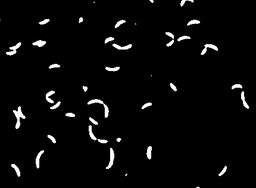
#> input picture scripts/data/few/phase_inverted.tif, 256 x 188 px, shrunk from 430 x 315 before the run, found by its file name
$ python utils2.py   (Python 2 division)   (older library calls are emulated)
#> lines starting #> are read from the running program, lines starting #| are printed output that depends on the picture; after the words box and inside, x2 and y2 are one past the last pixel; in counts of white or black regions, pixels touching at a corner belong together; long printed decimals are rounded
#> further down, data is the input picture: shape (188, 256); min 0, max 255, mean 8.5
import numpy as np
from scipy.spatial import Voronoi, voronoi_plot_2d
from skimage import io
import os,math
from skimage.filter import threshold_otsu
from skimage.segmentation import clear_border
#from skimage.morphology import label, closing, square
from skimage.color import label2rgb
from skimage.measure import regionprops
import skimage
from skimage.morphology import medial_axis
import matplotlib.pyplot as plt
from matplotlib.collections import LineCollection
from matplotlib.colors import ListedColormap, BoundaryNorm
from skimage import draw
import networkx as nx
import skeleton_to_mesh
import shapely.geometry
import matplotlib
import scipy.ndimage
import shapely.ops as ops
SKELETON_RESOLUTION=20

# [166 lines left out: functions get_outline_from_polygon_coordinates, find_intersecting_lines_from_outline, create_mesh2, not called in this run]

def remove_branches(edges_x1,edges_y1):
    nodes_dic={}
    for e1 in edges_x1:
        nodes_dic[str(e1)]=e1
    for e1 in edges_y1:
        nodes_dic[str(e1)]=e1
    print edges_x1[0],edges_x1[1]
    G=nx.Graph()
    for i in range(len(edges_x1)):
        G.add_edge(str(edges_x1[i]),str(edges_y1[i]))
    #find all nodes with rank 1
    sources=[]
    for n in nx.nodes(G):
        if len(G.neighbors(n))==1:
            sources.append(n)
    #find the longest shortest path between the sources
    longest_path=[]
    for i,s1 in enumerate(sources):
        for s2 in sources[i+1:]:
            sp=nx.shortest_path(G,source=s1,target=s2)
            if len(sp)>len(longest_path):
                longest_path=sp
    #get the skeleton with no branches
    edges_x1_no_sk=[]
    edges_y1_no_sk=[]
    for i in range(len(longest_path)-1):
        edges_x1_no_sk=np.append(edges_x1_no_sk,nodes_dic[longest_path[i]])
        edges_y1_no_sk=np.append(edges_y1_no_sk,nodes_dic[longest_path[i+1]])
    return[edges_x1_no_sk.reshape(len(longest_path)-1,2),edges_y1_no_sk.reshape(len(longest_path)-1,2)]

# [45 lines left out: functions adjust_bounds, make_segments, colorline, not called in this run]


def is_point_inside_polygon(x,y,poly):
    pp=shapely.geometry.Polygon(poly)
    return shapely.geometry.Point([x,y]).within(shapely.geometry.Polygon(poly))
'''
    #http://www.ariel.com.au/a/python-point-int-poly.html
    n = len(poly)
    inside =False

    p1x,p1y = poly[0]
    for i in range(n+1):
        p2x,p2y = poly[i % n]
        if y > min(p1y,p2y):
            if y <= max(p1y,p2y):
                if x <= max(p1x,p2x):
                    if p1y != p2y:
                        xinters = (y-p1y)*(p2x-p1x)/(p2y-p1y)+p1x
                    if p1x == p2x or x <= xinters:
                        inside = not inside
        p1x,p1y = p2x,p2y

    return inside
'''
# [26 lines left out: function get_region, not called in this run]


def get_skeleton_from_outline(outline):
    vor = Voronoi(outline)
    if vor.points.shape[1] != 2:
        raise ValueError("Voronoi diagram is not 2-D")

    points=outline
    #ax.scatter(points[:,0],points[:,1],c='g')
    edges_x11=[]
    edges_y11=[]
    #plt.scatter(vor.vertices[:,0],vor.vertices[:,1],c='r')
    for vpair in vor.ridge_vertices:
        if -1 in vpair:
            continue
        v0=vor.vertices[vpair[0]]
        v1=vor.vertices[vpair[1]]
        if not is_point_inside_polygon(v0[0],v0[1],outline):
            continue
        if not is_point_inside_polygon(v1[0],v1[1],outline):
            continue
        #plt.plot([v0[0],v1[0]],[v0[1],v1[1]])
        edges_x11.append(v0)
        edges_y11.append(v1)

    edges_x1=np.array(edges_x11)
    edges_y1=np.array(edges_y11)

    #detect branch, the result is already sorted
    [edges_x3,edges_y3]=remove_branches(edges_x1,edges_y1)

    #define the skeleton
    skel=np.zeros([len(edges_x3)+3,2])
    for i in range(len(edges_x3)-1):
        skel[i+1,:]=edges_x3[i+1]
    skel[-3,:]=edges_x3[-1]
    skel[-2,:]=edges_y3[-1]

    #extend to get to the ends of the polygon
    poly = shapely.geometry.Polygon(outline)
    ### add the first point
    pivot_ind=10
    if len(skel)<7:
        pivot_ind=len(skel)-2
    d=[skel[pivot_ind][0]-skel[1][0],skel[pivot_ind][1]-skel[1][1]]
    line = shapely.geometry.LineString([skel[pivot_ind],[skel[pivot_ind][0]-d[0]*200,skel[pivot_ind][1]-d[1]*200]])
    ip_first=[]
    ip_last=[]
    xx = poly.intersection(line)
    if isinstance(xx,shapely.geometry.MultiLineString):
        for linei in xx:
            if shapely.geometry.Point(p1).distance(shapely.geometry.Point(linei.coords[0])) <0.01:
                ip_first=linei.coords[1]
            else:
                continue
    else:
         print "First not multi"
         print xx
         ip_first=xx.coords[1]
    print "First point coordinates",ip_first
    ### add the last point
    pivot_ind=len(skel)-5
    if pivot_ind<1:
        pivot_ind=1
    d=[skel[-2][0]-skel[pivot_ind][0],skel[-2][1]-skel[pivot_ind][1]]
    line = shapely.geometry.LineString([skel[pivot_ind],[skel[pivot_ind][0]+d[0]*200,skel[pivot_ind][1]+d[1]*200]])
    xx = poly.intersection(line)
    if isinstance(xx,shapely.geometry.MultiLineString):
        for linei in xx:
            if shapely.geometry.Point(p1).distance(shapely.geometry.Point(linei.coords[0])) <0.01:
                ip_last=linei.coords[1]
            else:
                continue
    else:
         print "First not multi"
         ip_last=xx.coords[1]
    print "Last point coordinates",ip_last
    skel[0,:]=ip_first
    skel[-1,:]=ip_last
    skel_line = shapely.geometry.LineString(skel)
    L=SKELETON_RESOLUTION
    #interpolate, sample L points
    interpolate_line = np.zeros([L+1,2])
    linel=skel_line.length
    for i in range(L+1):
        pp=skel_line.interpolate(linel/L*i)
        interpolate_line[i,:]=[pp.coords[0][0],pp.coords[0][1]]
    return interpolate_line


# [130 lines left out: functions get_voroni_inside_polygon, get_polygon_line_intersection, get_skeleton_from_outline_with_extension, not called in this run]


def get_cells(image):
    '''
    Get cellls from the polygon.
    '''
    # apply threshold
    thresh = threshold_otsu(image)
#> thresh = 114
    binary = image > thresh
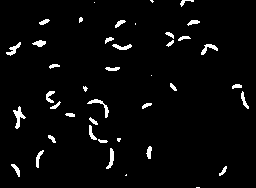
#> binary: shape (188, 256) bool; 3.4% white; 41 white regions (9 under 20 px), largest, box (x1, y1, x2, y2) and area: (13, 106, 26, 129) 115, (87, 99, 109, 118) 96, (106, 148, 114, 169) 79
    bw=binary
    plt.imshow(bw)

    # Remove connected to image border
    cleared = bw.copy()
    clear_border(cleared)

    # label image regions
    label_image = skimage.measure.label(cleared)
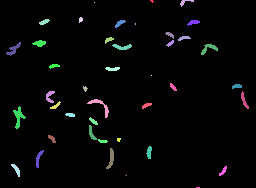
#> label_image: shape (188, 256) int32; 42 distinct labels, from 0 to 41; one colour per label, 0 black
    #find_contours
    borders = np.logical_xor(bw, cleared)
#> borders: shape (188, 256) bool; every value is 0
    label_image[borders] = -1
    image_label_overlay = label2rgb(label_image, image=image)
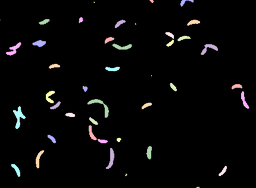
#> image_label_overlay: shape (188, 256, 3) float64; mean R, G, B 0.0285, 0.0277, 0.0281

    #extract the regions and get a polygon per region
    polygons=[]
    for i,region in enumerate(regionprops(label_image)):
        # skip small images
        if region.area < 100:
            continue
        a=np.zeros([len(region.coords),2])
        #a=np.zeros(
        plt.imshow(bw)
        for i in range(len(region.coords)):
            a[i,:]=[region.coords[i][0],region.coords[i][1]]
        polygons.append(a)
#> this loop made 41 passes
#> after the loop, polygons = 1 point arrays, longest 115 points
    return polygons


'''
#peform dilation
        di = np.zeros(bw.shape)
        for c in region.coords:
            di[c[0]][c[1]]=1
        dii=scipy.ndimage.binary_dilation(di)
        print type(dii)
        aa=np.zeros([np.sum(dii),2])
        counter=0
        for i in range(dii.shape[0]):
            for j in range(dii.shape[1]):
                if dii[i][j]==1:
                    aa[counter,:]=[i,j]
                    counter=counter+1
'''


# [5 lines left out: function get_skeletons, not called in this run]


if __name__=="__main__":
    #### load a tif image of a cell
    filename = os.path.join('/Users/kerenlasker/projects/opto/microscopy/scripts/data/few/', 'phase_inverted.tif')
    #filename = os.path.join('/Users/kerenlasker/projects/opto/microscopy/scripts/data', 'cell.tif')
    data = io.imread(filename)

    #label_image_regions(data)
    polygons = get_cells(data)
#> polygons = 1 point arrays, longest 115 points
    print "number of polygons",len(polygons)
#| number of polygons 1
    print polygons[0]
#> (printed output is left out)
    aax=[]
    aay=[]
    for i,p1 in enumerate(polygons[0]):
        num=0
        for j,p2 in enumerate(polygons[0]):
            if i==j:
                continue
            if math.sqrt((p1[0]-p2[0])*(p1[0]-p2[0])+(p1[1]-p2[1])*(p1[1]-p2[1]))<1.001:
                num=num+1
        print p1[0],p1[1],num
        if num<4:
            aax.append(polygons[0][i,0])
            aay.append(polygons[0][i,1])
#> this loop made 115 passes
#> p1 on passes 1 to 12: [106, 19], [107, 18], [107, 19], [107, 20], [108, 18], [108, 19], [108, 20], [109, 18], [109, 19], [109, 20], [110, 13], [110, 14]
#| 106.0 19.0 1
#| 107.0 18.0 2
#| 107.0 19.0 4
#| 107.0 20.0 2
#| 108.0 18.0 3
#| 108.0 19.0 4
#| 108.0 20.0 3
#| 109.0 18.0 3
#> (further printed lines are left out)
#> after the loop, aax = 56 values from 106 to 128; aay = 56 values, max 25 at index 31, min 13 at index 7, mean 18.2
    outline=np.zeros([len(aax),2])
#> outline = 56 pairs, first value 0 to 0, second value 0 to 0
    outline[:,0]=aax
    outline[:,1]=aay
    skel =  get_skeleton_from_outline(outline)
#> in get_skeleton_from_outline, `points=outline`: points = 56 pairs, first value 106 to 128, second value 13 to 25
#> the loop in get_skeleton_from_outline, `for vpair in vor.ridge_vertices:` made 134 passes
#> (vpair, v0, v1) on passes 3 to 14: ([5, 6], [107, 19], [96, 8]), ([2, 3], [114.5, 16.5], [113.8, 17.93]), ([3, 17], [113.8, 17.93], [112.8, 16.5]), ([17, 18], [112.8, 16.5], [112.5, 15.5]), ([15, 18], [114.5, 13.5], [112.5, 15.5]), ([2, 15], [114.5, 16.5], [114.5, 13.5]), ([19, 21], [111, 14], [110.5, 13.5]), ([19, 20], [111, 14], [111, 14.5]), ([20, 23], [111, 14.5], [106.5, 14.5]), ([21, 22], [110.5, 13.5], [105.2, 13.5]), ([22, 23], [105.2, 13.5], [106.5, 14.5]), ([16, 18], [111.2, 14.83], [112.5, 15.5])
#> vpair on passes 1, 2, 19, 47, 49: [-1, 6], [-1, 5], [-1, 21], [-1, 0], [-1, 37]
#> after the loop in get_skeleton_from_outline, `for vpair in vor.ridge_vertices:`: edges_x11 = [[113.8, 17.93], [113.8, 18], [113.8, 18], [117.5, 20], [117.5, 18]]; edges_y11 = [[112.8, 16.5], [113.8, 17.93], [113.7, 18.14], [117.5, 18], [118.5, 18]]
#> in get_skeleton_from_outline, `edges_x1=np.array(edges_x11)`: edges_x1 has the same summary as edges_x11
#> in get_skeleton_from_outline, `edges_y1=np.array(edges_y11)`: edges_y1 has the same summary as edges_y11
#> the loop in remove_branches, `for e1 in edges_x1:` made 5 passes
#> after the loop in remove_branches, `for e1 in edges_x1:`: nodes_dic = {'[113.78571429  17.92857143]': [113.8, 17.93], '[113.8  18. ]': [113.8, 18], '[117.5  20. ]': [117.5, 20], '[117.5  18. ]': [117.5, 18]}
#> the loop in remove_branches, `for e1 in edges_y1:` made 5 passes
#> after the loop in remove_branches, `for e1 in edges_y1:`: nodes_dic = {'[113.78571429  17.92857143]': [113.8, 17.93], '[113.8  18. ]': [113.8, 18], '[117.5  20. ]': [117.5, 20], '[117.5  18. ]': [117.5, 18], '[112.83333333  16.5       ]': [112.8, 16.5], '[113.71428571  18.14285714]': [113.7, 18.14], '[118.5  18. ]': [118.5, 18]}
#| [113.786  17.929] [113.8  18. ]
#> the loop in remove_branches, `for i in range(len(edges_x1)):` made 5 passes
#> the loop in remove_branches, `for n in nx.nodes(G):` made 1 pass
#> after the loop in remove_branches, `for n in nx.nodes(G):`: sources = []
#> (the run stopped early here; a loop or call above may not have finished)

$ run again, with scripts/data/cell.tif copied over scripts/data/few/phase_inverted.tif
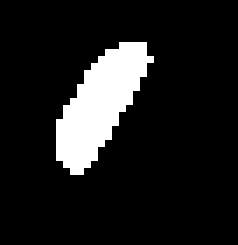
#> input picture scripts/data/cell.tif, 34 x 35 px, found by its file name (shown 7 times larger)
#> data: shape (35, 34); 11.4% white; 1 white region, box (x1, y1, x2, y2) and area: (8, 6, 22, 25) 136
#> thresh = 0
#> borders: shape (35, 34) bool; every value is 0
#> in get_cells, `image_label_overlay = label2rgb(label_image, image=image)`:
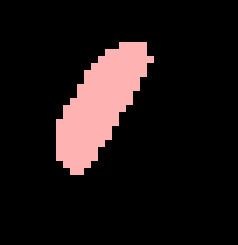
#> image_label_overlay: shape (35, 34, 3) float64 (shown 7 times larger); mean R, G, B 0.114, 0.08, 0.08
#> the loop in get_cells, `for i,region in enumerate(regionprops(label_image)):` made 1 pass
#> after the loop in get_cells, `for i,region in enumerate(regionprops(label_image)):`: polygons = 1 point arrays, longest 136 points
#| number of polygons 1
#> (printed output is left out)
#> the loop `for i,p1 in enumerate(polygons[0]):` made 136 passes
#> p1 on passes 1 to 8: [6, 17], [6, 18], [6, 19], [6, 20], [7, 15], [7, 16], [7, 17], [7, 18]
#> (printed output is left out)
#> after the loop `for i,p1 in enumerate(polygons[0]):`: aax = 41 values from 6 to 24; aay = 41 values, max 21 at index 8, min 8 at index 25, mean 13.9
#> outline = 41 pairs, first value 0 to 0, second value 0 to 0
#> points = 41 pairs, first value 6 to 24, second value 8 to 21
#> the loop in get_skeleton_from_outline, `for vpair in vor.ridge_vertices:` made 93 passes
#> (vpair, v0, v1) on passes 3, 5, 6, 7, 8, 10, 11, 14: ([1, 2], [6.5, 19.5], [7.5, 18.5]), ([0, 1], [6.5, 21.5], [6.5, 19.5]), ([0, 3], [6.5, 21.5], [8, 20]), ([2, 4], [7.5, 18.5], [8, 18.25]), ([3, 4], [8, 20], [8, 18.25]), ([4, 11], [8, 18.25], [8.25, 17.88]), ([10, 11], [7.5, 17.5], [8.25, 17.88]), ([9, 11], [9, 17.5], [8.25, 17.88])
#> after the loop in get_skeleton_from_outline, `for vpair in vor.ridge_vertices:`: edges_x11 = [[15.65, 12.81]]; edges_y11 = [[15.72, 12.72]]
#> edges_x1 = [[15.65, 12.81]]
#> edges_y1 = [[15.72, 12.72]]
#> the loop in remove_branches, `for e1 in edges_x1:` made 1 pass
#> after the loop in remove_branches, `for e1 in edges_x1:`: nodes_dic = {'[15.65384615 12.80769231]': [15.65, 12.81]}
#> the loop in remove_branches, `for e1 in edges_y1:` made 1 pass
#> after the loop in remove_branches, `for e1 in edges_y1:`: nodes_dic = {'[15.65384615 12.80769231]': [15.65, 12.81], '[15.72222222 12.72222222]': [15.72, 12.72]}
